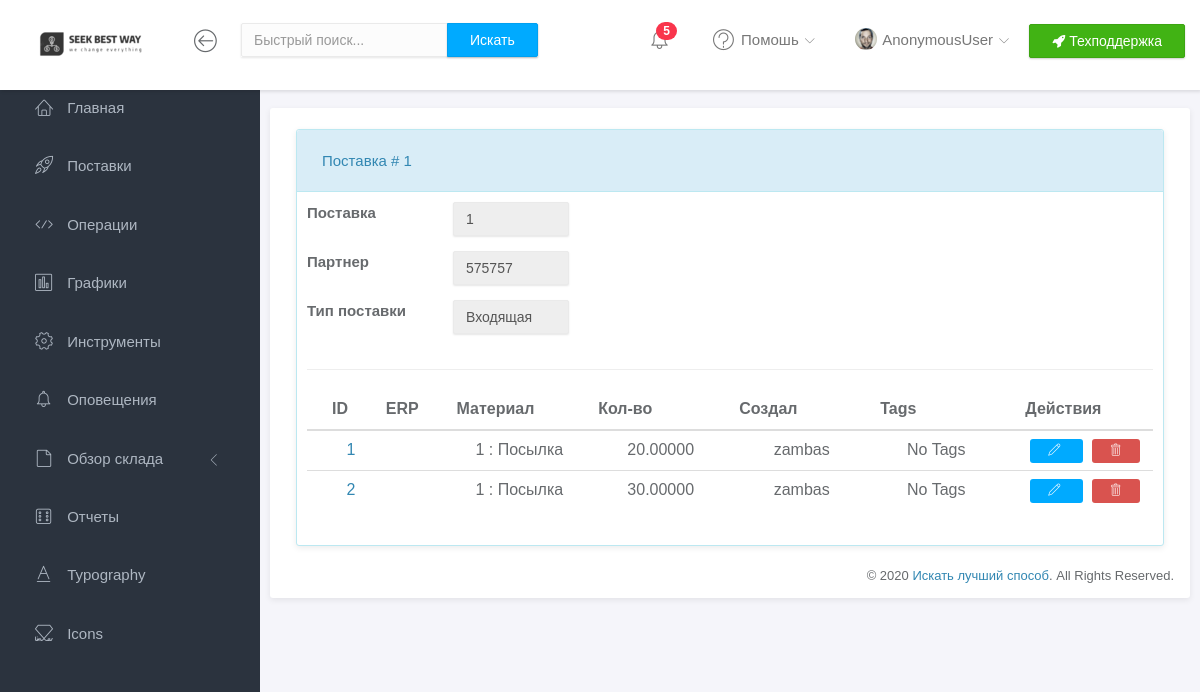
Screenshot of /delivery/1/view/ with the database file from the repository.
### delivery/models.py (models this page shows, shortened)
class DeliveryHead(models.Model):
    delivery_type = models.ForeignKey(DeliveryType, null=True, verbose_name='Тип поставки', blank=True, on_delete=models.SET('Тип удален'))
    number = models.CharField(verbose_name='Номер поставки ERP', max_length=100, help_text='Номер поставки из внешней системы',  blank=True)
    partner = models.CharField(verbose_name='Партнер', max_length=100,  blank=True)
    creator = models.ForeignKey(User, related_name= 'createHead',verbose_name="Создал", on_delete=models.SET('Юзер удален'))#TODO: Добавить сценарий при создании
    updater = models.ForeignKey(User, related_name= 'updateHead',verbose_name="Изменил", on_delete=models.SET('Юзер удален'))#TODO: Добавить сценарий при изменении
    date_create = models.DateTimeField(verbose_name="Дата создания", auto_now_add=True)
    date_update = models.DateTimeField(verbose_name="Дата Изменения", auto_now=True)
    positions = models.IntegerField(verbose_name="Количество позиций", default=0, null=True, blank=False,)

class DeliveryType(models.Model):
    name = models.CharField(verbose_name='Имя', max_length=100, help_text='Типа поставок может меняться от применения',  blank=False)
    short = models.CharField(verbose_name='Короткое имя', max_length=5, help_text='Краткое имя',unique=True, blank=False, null=False)
    types = (('inn', 'Входящая'),
              ('out', 'Исходящая'),
              ('int', 'Внутренняя'),
              )
    status = models.CharField(verbose_name='Направление', max_length=20, choices=types, default='Входящая')
    erp_link = models.CharField(verbose_name='Тип поставки ERP', max_length=40, help_text='Ссылка на тип поставки в ERP истемах, можно использовать как имя сервиса', blank=True, null=True)
    def __str__(self):
        return self.name

class DeliveryPosition(models.Model):
    delivery_position_type = models.ForeignKey(DeliveryPositionType, verbose_name='Тип позиции поставки', null=True, blank=True, on_delete=models.CASCADE)
    delivery = models.ForeignKey(DeliveryHead, verbose_name='Поставка',related_name='delivery_position', on_delete=models.CASCADE)
    pos_number = models.IntegerField(verbose_name='Номер позиции в поставке', blank=False) # TODO: сценарий создания и распределение номеров позиций
    material = models.ForeignKey(Material, verbose_name="Материал", on_delete=models.SET('Материал удален'))
    value = models.DecimalField(max_digits=10, verbose_name='Количество', max_length=50, decimal_places=5)
    date_create = models.DateTimeField(verbose_name="Дата создания", auto_now_add=True)
    date_update = models.DateTimeField(verbose_name="Дата создания", auto_now=True)
    creator = models.ForeignKey(User, related_name='createDeliveryPos',verbose_name="Создал", on_delete=models.SET('Юзер удален'))#TODO: Добавить сценарий при создании
    updater = models.ForeignKey(User, related_name='updateDeliveryPos',verbose_name="Изменил", on_delete=models.SET('Юзер удален'))#TODO: Добавить сценарий при изменении

### wmsbase/models.py (models this page shows)
class Material(models.Model): # Материал
    name = models.CharField(verbose_name='Материал', max_length=50, blank=False)
    erpnumber = models.CharField(verbose_name='Номер в ERP', max_length=50, blank=True)
    creator = models.ForeignKey(User, verbose_name="Создал", on_delete=models.SET('Юзер удален'))
    image = models.ImageField(upload_to='images/', verbose_name='Изображение', blank=True)
    mtypes = (
        ('M', 'Материал'),
        ('S', 'Услуга'),)
    type = models.CharField(verbose_name='Тип материала',choices=mtypes, max_length=50)
    def __str__(self):
        return str(self.id)+' : '+ self.name

### delivery/views.py (the view)
# urls.py: path('<int:pk>/view/', DeliveryView.as_view(), name="delivery_view"),
class DeliveryView(DetailView):
    model = DeliveryHead
    context_object_name = "delivery"
    template_name = "delivery.html"
    def get_queryset(self):
        queryset = super(DeliveryView, self).get_queryset()
        return queryset.select_related("delivery_type")
    def get_context_data(self, **kwargs):
        context = super(DeliveryView, self).get_context_data(**kwargs)
        context.update({"positions": context["delivery"].delivery_position.all(),})
        return context

### templates/delivery.html (shortened to what this page needs)
{% load staticfiles %}
{% block content %}
<form action="" method="post" xmlns="http://www.w3.org/1999/html">
    <div class="panel">
        <div class="panel-heading">
            <div class="row">
                <div class="col-md-12">
                    <div class="panel panel-info" href="#">
                        <div class="panel-heading"><a href="/delivery/{{ delivery.id }}/view/"> Поставка # {{ delivery.id }} </a>
                        </div>
                        <div class="panel-body">
                            <div class="row">
                                <form>
                                    <div class="form-group row">
                                        <label for="staticEmail" class="col-sm-2 col-form-label">Поставка </label>
                                        <div class="col-sm-2">
                                            <input type="text" readonly class="form-control" id="staticEmail"
                                                   value="{{ delivery.id }}">
                                        </div>
                                    </div>
                                    <div class="form-group row">
                                             <label for="staticEmail" class="col-sm-2 col-form-label"> Партнер </label>
                                        <div class="col-sm-2">
                                            <input type="text" readonly class="form-control" id="staticEmail"
                                                   value="{{ delivery.partner }}">
                                        </div>
                                    </div>
                                                                        <div class="form-group row">
                                             <label for="delivery_type" class="col-sm-2 col-form-label"> Тип поставки </label>
                                        <div class="col-sm-2">
                                            <input type="text" readonly class="form-control" id="delivery_type"
                                                   value="{{ delivery.delivery_type }}">
                                        </div>
                                    </div>
                                </form>
                                <div class="table-responsive">
                                    <hr align="center" width=100% color="blue" />
                    <table class="table ">
                      <thead>
                        <tr>
                          <th width="5%">ID</th>
                          <th width="5%">ERP</th>
                          <th width="11%">Материал</th>
                          <th width="11%">Кол-во</th>
                          <th width="11%">Создал</th>
                          <th width="10%">Tags</th>
                          <th width="10%">Действия</th>
                        </tr>
                      </thead>
                      <tbody>
                      {% for item in positions %}
                        <tr id="account_details49" class="text-center">
                          <td><a href="/accounts/49/view/">{{ item.pos_number}}</a> </td>
                          <td>{{ item.number }}</td>
                          <td>{{ item.material}} </td>
                          <td>
                              <span class="text-left">{{ item.value }}</span><br>
                          </td>
                          <td> {{ item.creator }} </td>
                          <td>
                            No Tags
                          </td>
                          <td class="actions" aria-label="das">
                              <a href="/accounts/49/edit/" class="btn-sm btn-primary"> <span class="lnr lnr-pencil"> </span></a> <a>&nbsp</a>
                            <a href="/accounts/49/delete/" class="btn-sm btn-danger" > <span class=" lnr lnr-trash"> </span>  </a>
                          </td>
                      {% endfor %}
                      </tbody>
                    </table>
                            </div>
                        </div>
                    </div>
</form>
{% endblock %}

### static/css/main.css (style rules this page uses)
body { background-color: #F3F5F8; font-family: "Source Sans Pro", sans-serif; font-size: 15px; color: #676a6d; }
a { color: #3287B2; }
th { font-weight: 600; }
.form-control { -moz-box-shadow: 0px 1px 2px 0 rgba(0, 0, 0, 0.1); -webkit-box-shadow: 0px 1px 2px 0 rgba(0, 0, 0, 0.1); box-shadow: 0px 1px 2px 0 rgba(0, 0, 0, 0.1); -webkit-border-radius: 2px; -moz-border-radius: 2px; border-radius: 2px; border-color: #eaeaea; background-color: #fcfcfc; }
.btn-group-sm > .btn, .btn-sm { padding: 5px 18px; }
.btn-primary { background-color: #00AAFF; border-color: #00a0f0; }
.panel { -webkit-border-radius: 3px; -moz-border-radius: 3px; border-radius: 3px; -moz-box-shadow: 0 2px 6px rgba(0, 0, 0, 0.08); -webkit-box-shadow: 0 2px 6px rgba(0, 0, 0, 0.08); box-shadow: 0 2px 6px rgba(0, 0, 0, 0.08); background-color: #fff; margin-bottom: 30px; }
.panel .panel-heading, .panel .panel-body, .panel .panel-footer { padding-left: 25px; padding-right: 25px; }
.panel .panel-heading { padding-top: 20px; padding-bottom: 20px; position: relative; }
.panel .panel-body { padding-top: 10px; padding-bottom: 15px; }
.panel .table > thead > tr > td:first-child, .panel .table > thead > tr > th:first-child, .panel .table > tbody > tr > td:first-child, .panel .table > tbody > tr > th:first-child, .panel .table > tfoot > tr > td:first-child, .panel .table > tfoot > tr > th:first-child { padding-left: 25px; }
.panel .table > thead > tr > td:last-child, .panel .table > thead > tr > th:last-child, .panel .table > tbody > tr > td:last-child, .panel .table > tbody > tr > th:last-child, .panel .table > tfoot > tr > td:last-child, .panel .table > tfoot > tr > th:last-child { padding-left: 25px; }

### rows the page displays
DeliveryHead: id "1", partner "575757", delivery_type "Входящая"
DeliveryPosition: pos_number "1", material "1 : Посылка", value "20.00000", creator "zambas"
DeliveryPosition: pos_number "2", material "1 : Посылка", value "30.00000", creator "zambas"

### other values shown
{{ user }} "AnonymousUser"
